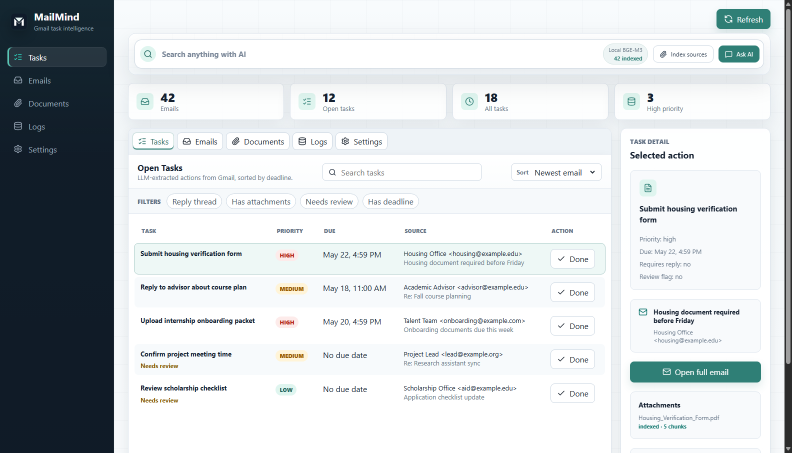
#> input picture docs/demo/screenshots/01_tasks_overview.png, 1584 x 905 px (shown at 1/2 size); its folder holds 4 pictures in this run; the run also reads 1 picture not shown here
$ python create_demo_gifs.py
#> lines starting #> are read from the running program, lines starting #| are printed output that depends on the picture
from __future__ import annotations

from pathlib import Path

from PIL import Image, ImageDraw, ImageFont


ROOT = Path(__file__).resolve().parents[1]
SCREENSHOT_DIR = ROOT / "docs" / "demo" / "screenshots"
GIF_DIR = ROOT / "docs" / "demo" / "gifs"
OUTPUT_SIZE = (1200, 675)


def _font(size: int, bold: bool = False) -> ImageFont.FreeTypeFont | ImageFont.ImageFont:
    candidates = [
        Path("C:/Windows/Fonts/segoeuib.ttf" if bold else "C:/Windows/Fonts/segoeui.ttf"),
        Path("C:/Windows/Fonts/arialbd.ttf" if bold else "C:/Windows/Fonts/arial.ttf"),
    ]
    for path in candidates:
        if path.exists():
            return ImageFont.truetype(str(path), size)
    return ImageFont.load_default()


FONT_LABEL = _font(24, bold=True)
FONT_SMALL = _font(18)


def load_screenshot(name: str) -> Image.Image:
    path = SCREENSHOT_DIR / name
    if not path.exists():
        raise FileNotFoundError(f"Missing screenshot: {path}")
    return Image.open(path).convert("RGB")


def crop_cover(image: Image.Image, box: tuple[int, int, int, int]) -> Image.Image:
    left, top, right, bottom = box
    left = max(0, left)
    top = max(0, top)
    right = min(image.width, right)
    bottom = min(image.height, bottom)
    width = right - left
    height = bottom - top
    target_ratio = OUTPUT_SIZE[0] / OUTPUT_SIZE[1]
    current_ratio = width / height

    if current_ratio > target_ratio:
        new_width = int(height * target_ratio)
        delta = (width - new_width) // 2
        left += delta
        right = left + new_width
    else:
        new_height = int(width / target_ratio)
        delta = (height - new_height) // 2
        top += delta
        bottom = top + new_height

    return image.crop((left, top, right, bottom)).resize(OUTPUT_SIZE, Image.Resampling.LANCZOS)


def crossfade(a: Image.Image, b: Image.Image, steps: int) -> list[Image.Image]:
    return [Image.blend(a, b, index / (steps - 1)) for index in range(steps)]


def add_badge(image: Image.Image, title: str, subtitle: str | None = None) -> Image.Image:
    canvas = image.convert("RGBA")
    overlay = Image.new("RGBA", canvas.size, (0, 0, 0, 0))
    draw = ImageDraw.Draw(overlay)

    padding_x = 26
    padding_y = 20
    title_box = draw.textbbox((0, 0), title, font=FONT_LABEL)
    subtitle_box = draw.textbbox((0, 0), subtitle or "", font=FONT_SMALL)
    width = max(title_box[2], subtitle_box[2]) + padding_x * 2
    height = 62 if subtitle is None else 92
    x = 28
    y = 28

    draw.rounded_rectangle(
        (x, y, x + width, y + height),
        radius=20,
        fill=(10, 22, 38, 220),
        outline=(178, 214, 205, 140),
        width=2,
    )
    draw.text((x + padding_x, y + 16), title, font=FONT_LABEL, fill=(246, 250, 255, 255))
    if subtitle:
        draw.text((x + padding_x, y + 52), subtitle, font=FONT_SMALL, fill=(198, 212, 227, 255))

    return Image.alpha_composite(canvas, overlay).convert("P", palette=Image.Palette.ADAPTIVE)


def save_gif(path: Path, frames: list[Image.Image], duration: int = 110) -> None:
    path.parent.mkdir(parents=True, exist_ok=True)
    frames[0].save(
        path,
        save_all=True,
        append_images=frames[1:],
        duration=duration,
        loop=0,
        optimize=True,
        disposal=2,
    )


def make_hero_ai_search() -> Path:
    overview = load_screenshot("01_tasks_overview.png")
#> in load_screenshot, returned value is the input picture: PIL image 1584x905 RGB; mean R, G, B 207.3, 212.2, 214.7
    answer = load_screenshot("02_ai_search_answer.png")
#> call 2 of load_screenshot, with name = '02_ai_search_answer.png'
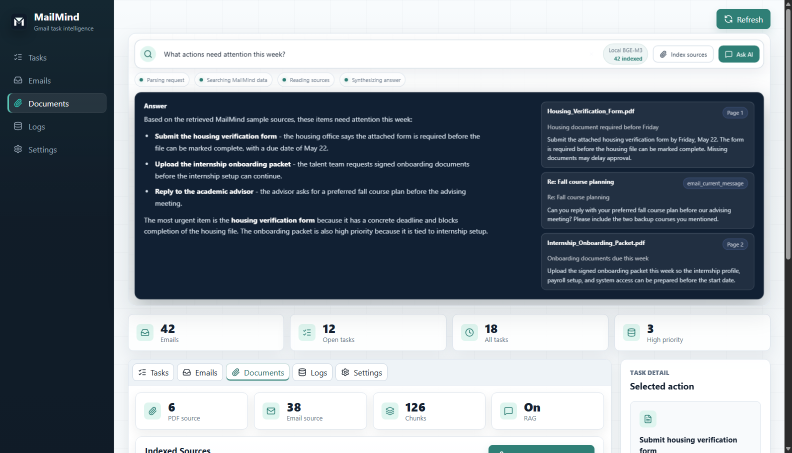
#> input picture docs/demo/screenshots/02_ai_search_answer.png, 1584 x 905 px (shown at 1/2 size)
#> in load_screenshot, returned value is the input picture: PIL image 1584x905 RGB; mean R, G, B 130.9, 139.8, 148.6

    frame_a = crop_cover(overview, (110, 0, 1600, 840))
    frame_b = crop_cover(answer, (110, 0, 1600, 840))
    frame_c = crop_cover(answer, (120, 70, 1600, 800))
#> call 3 of crop_cover, with box = (120, 70, 1600, 800)
#> in crop_cover (call 3), `return image.crop((left, top, right, bottom)).resize(OUTPUT_SIZE, Imag..`:
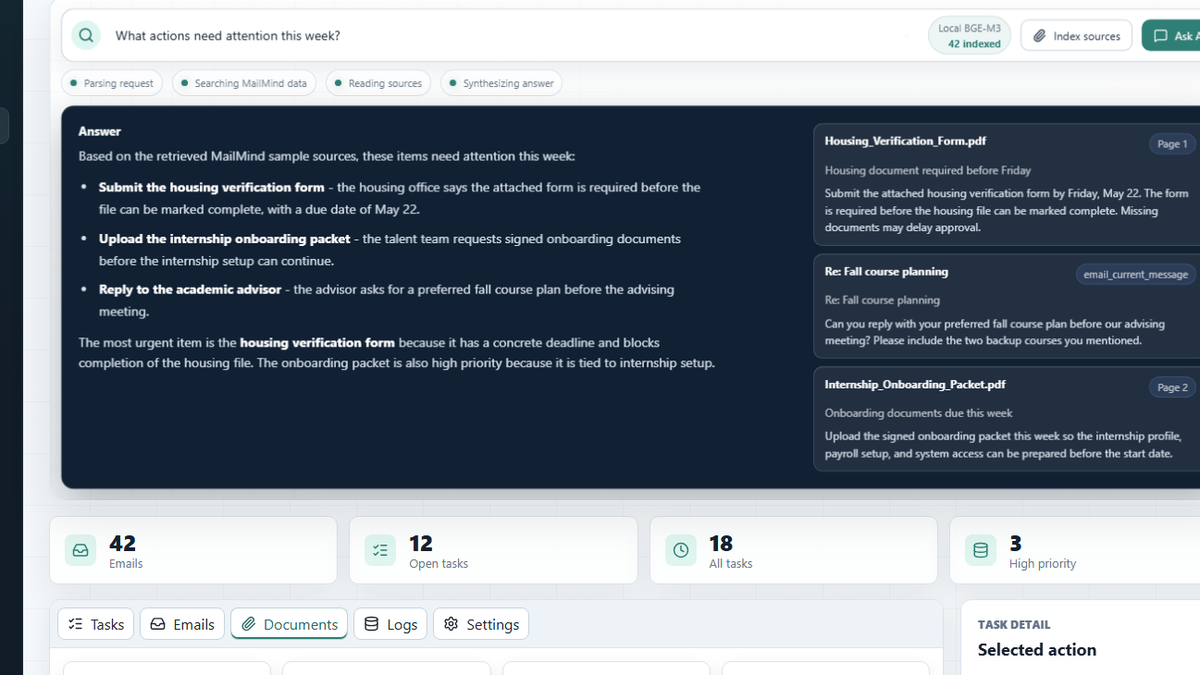
#> returned value: PIL image 1200x675 RGB; mean R, G, B 123.8, 133, 143.7

    frames: list[Image.Image] = []
    frames.extend([add_badge(frame_a, "MailMind command center", "Sample Gmail data only")] * 8)
#> in add_badge, `overlay = Image.new("RGBA", canvas.size, (0, 0, 0, 0))`: overlay: PIL image 1200x675 RGBA; every value is 0
#> in add_badge, `title_box = draw.textbbox((0, 0), title, font=FONT_LABEL)`: title_box = (0, 2, 126, 10)
#> in add_badge, `subtitle_box = draw.textbbox((0, 0), subtitle or "", font=FONT_SMALL)`: subtitle_box = (0, 2, 108, 12)
#> in add_badge, `width = max(title_box[2], subtitle_box[2]) + padding_x * 2`: width = 178
    frames.extend(add_badge(frame, "Ask anything with AI", "Email bodies + PDF attachments") for frame in crossfade(frame_a, frame_b, 10))
#> in add_badge (call 10), `canvas = image.convert("RGBA")`:
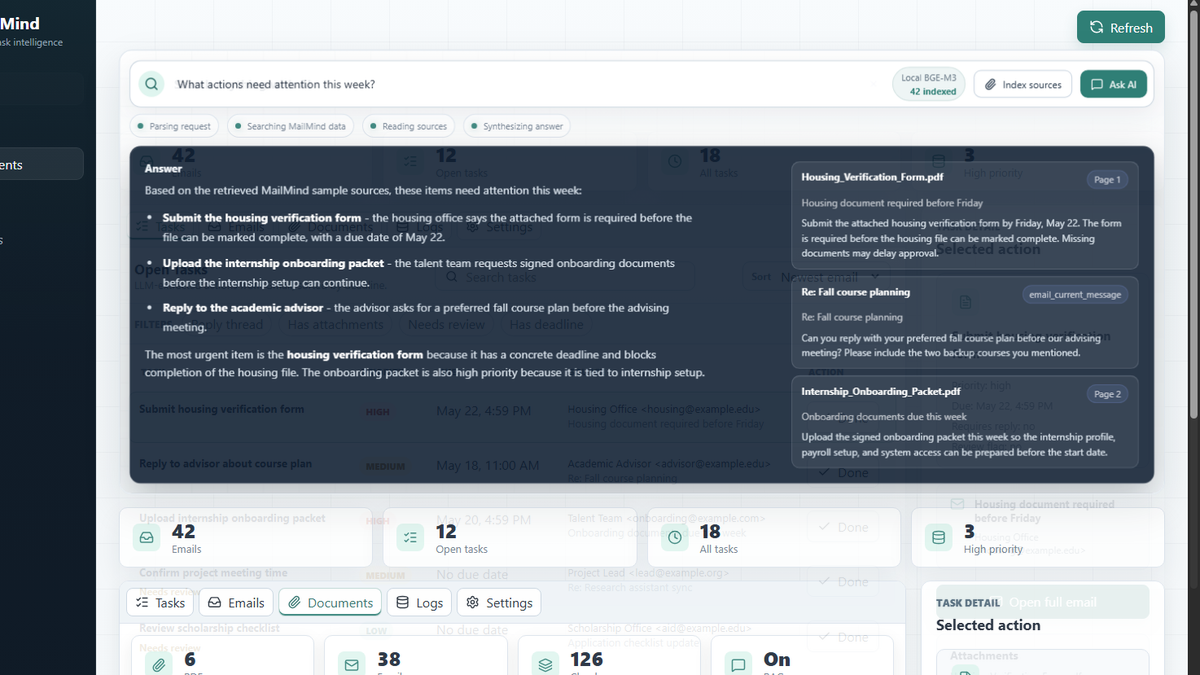
#> canvas: PIL image 1200x675 RGBA; mean R, G, B, A 141.1, 149.6, 158, 255
    frames.extend([add_badge(frame_b, "Grounded AI answer", "Sources stay visible beside the response")] * 16)
    frames.extend(add_badge(frame, "Hybrid RAG retrieval", "BM25 + vector search + reranking") for frame in crossfade(frame_b, frame_c, 10))
#> in add_badge (call 20), `canvas = image.convert("RGBA")`:
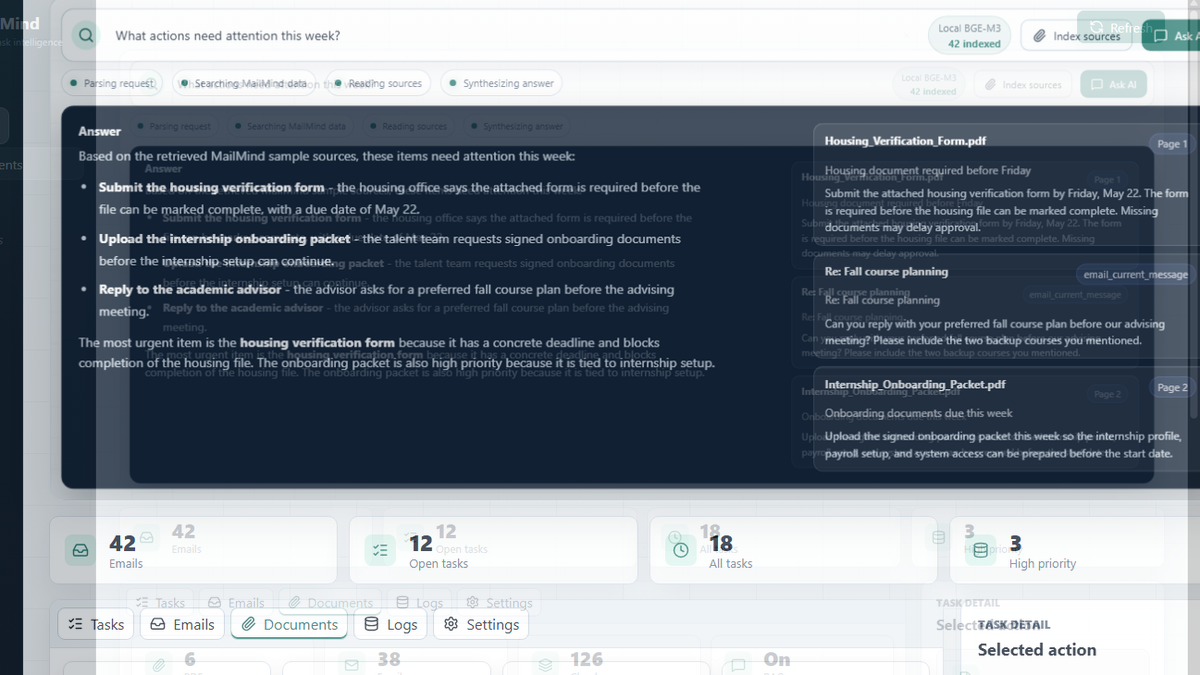
#> canvas: PIL image 1200x675 RGBA; mean R, G, B, A 125.2, 134.4, 144.7, 255
#> in add_badge (call 21), `canvas = image.convert("RGBA")`:
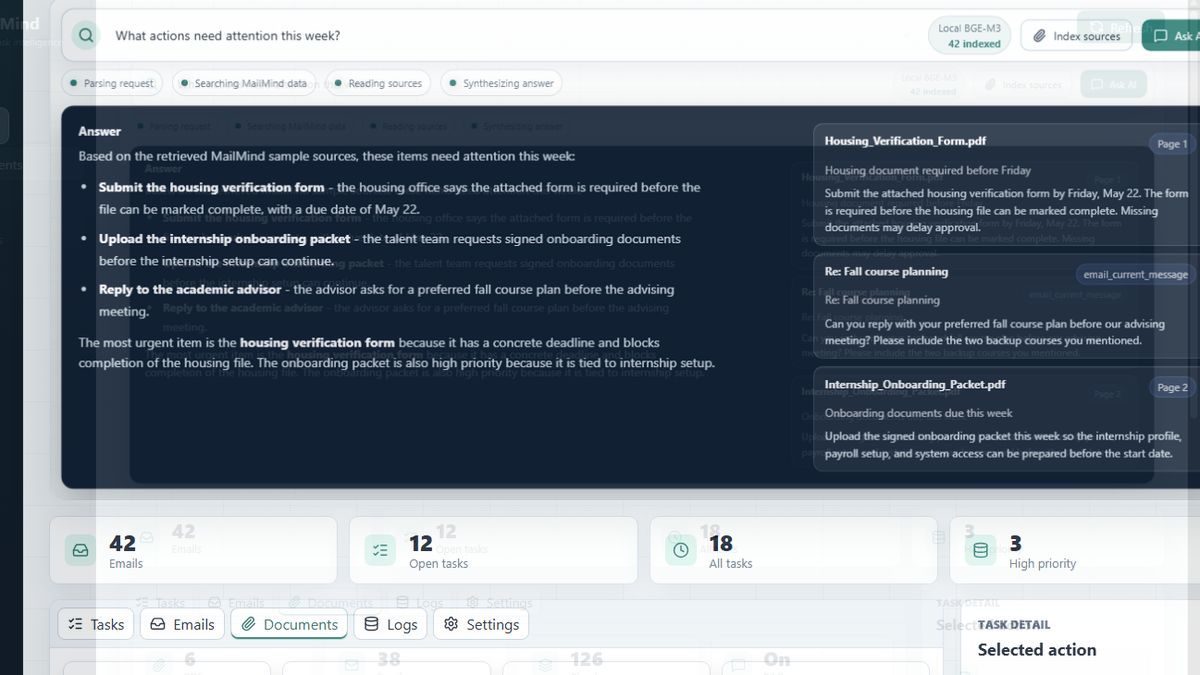
#> canvas: PIL image 1200x675 RGBA; mean R, G, B, A 124.3, 133.6, 144, 255
#> in add_badge (call 22), `return Image.alpha_composite(canvas, overlay).convert("P", palette=Ima..`:
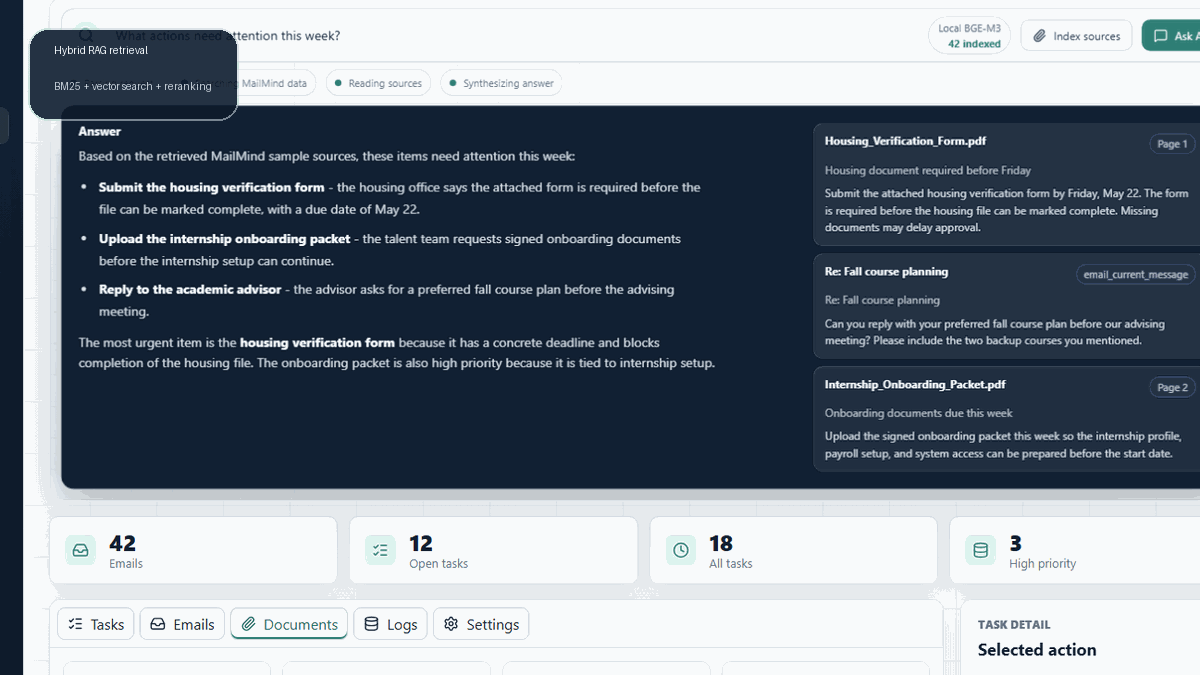
#> returned value: PIL image 1200x675 P; mean R, G, B 119.4, 129.1, 140
    frames.extend([add_badge(frame_c, "Ready for a GitHub README", "Synthetic demo, no real inbox content")] * 16)

    out = GIF_DIR / "hero_ai_search.gif"
    save_gif(out, frames)
    return out


def make_documents() -> Path:
    documents = load_screenshot("03_indexed_sources.png")
    settings = load_screenshot("05_settings_privacy_rag.png")

    frame_a = crop_cover(documents, (120, 120, 1580, 920))
    frame_b = crop_cover(settings, (150, 190, 1580, 960))

    frames: list[Image.Image] = []
    frames.extend([add_badge(frame_a, "Indexed sources", "PDF attachments and email bodies") for _ in range(16)])
    frames.extend(add_badge(frame, "Configurable RAG sources", "Choose email, PDFs, or both") for frame in crossfade(frame_a, frame_b, 12))
    frames.extend([add_badge(frame_b, "Local-first AI search", "BGE-M3 embeddings stored locally") for _ in range(16)])

    out = GIF_DIR / "documents_and_settings.gif"
    save_gif(out, frames)
    return out


def make_privacy() -> Path:
    settings = load_screenshot("04_settings.png")
    privacy = load_screenshot("05_settings_privacy_rag.png")

    frame_a = crop_cover(settings, (120, 120, 1580, 920))
    frame_b = crop_cover(privacy, (120, 220, 1580, 980))

    frames: list[Image.Image] = []
    frames.extend([add_badge(frame_a, "Settings for local control", "Scheduler, Telegram, LLM, and privacy") for _ in range(14)])
    frames.extend(add_badge(frame, "PII Guard", "Off or placeholder rehydration mode") for frame in crossfade(frame_a, frame_b, 12))
    frames.extend([add_badge(frame_b, "User-controlled privacy", "Claude can receive original text or placeholders") for _ in range(16)])

    out = GIF_DIR / "privacy_settings.gif"
    save_gif(out, frames)
    return out


def main() -> None:
    outputs = [make_hero_ai_search(), make_documents(), make_privacy()]
    for path in outputs:
        size_mb = path.stat().st_size / (1024 * 1024)
        print(f"{path.relative_to(ROOT)} ({size_mb:.2f} MB)")


if __name__ == "__main__":
#> (the run stopped early here; a loop or call above may not have finished)
